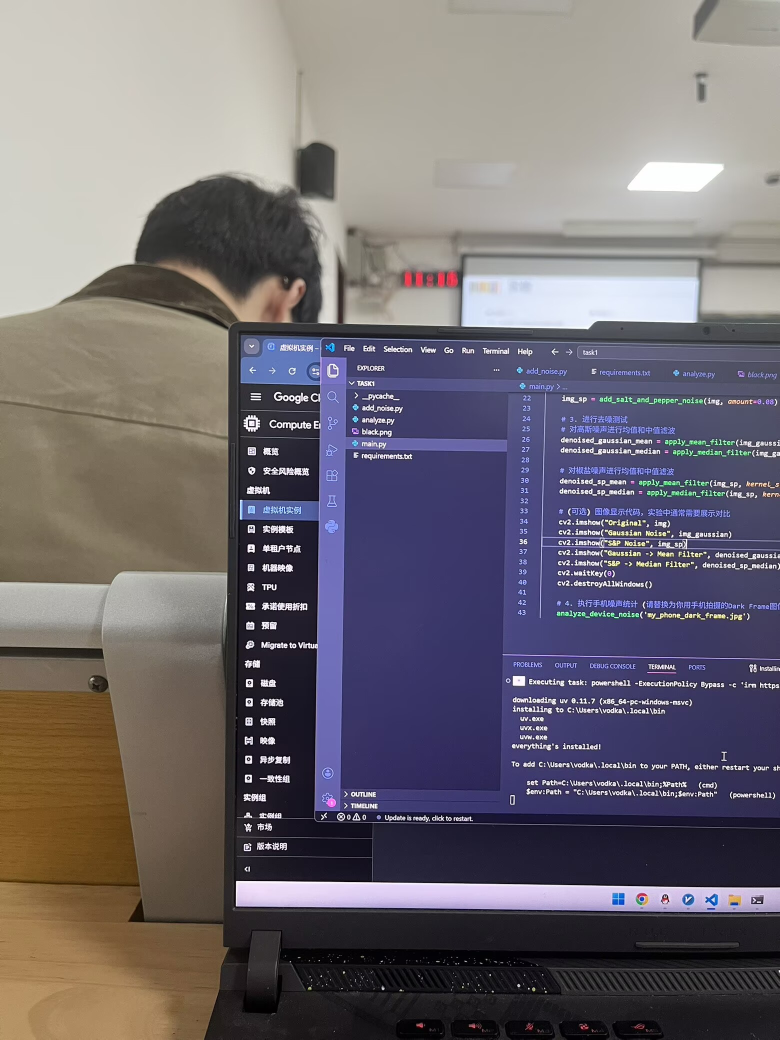
#> input picture task1/test.png, 1559 x 2079 px (shown at 1/2 size)
$ python main.py
#> lines starting #> are read from the running program, lines starting #| are printed output that depends on the picture
### task1/add_noise.py
import cv2
import numpy as np

def add_gaussian_noise(image, mean=0, var=0.01):
    """添加高斯噪声,生成一个服从正态分布的随机矩阵，并将其叠加到原图上"""
    # 归一化
    image = np.array(image/255, dtype=float)
    # 生成正态分布矩阵
    noise = np.random.normal(mean, var ** 0.5, image.shape)
    # 噪声叠加
    out = image + noise
    # 裁剪，确保不超出有效范围
    if out.min() < 0:
        low_clip = -1.
    else:
        low_clip = 0.
    out = np.clip(out, low_clip, 1.0)
    # 反归一化
    out = np.uint8(out*255)
    return out

def add_salt_and_pepper_noise(image, amount=0.05, salt_vs_pepper=0.5):
    """添加椒盐噪声，将某些位置的像素改成极值"""
    row, col = image.shape[:2]
    out = np.copy(image)
    # 添加盐噪声 (Salt, 白色)
    # 计算噪声数量
    num_salt = np.ceil(amount * image.size * salt_vs_pepper)
    coords = [np.random.randint(0, i - 1, int(num_salt)) for i in image.shape]
    # 将选中像素设置为纯白色
    out[tuple(coords)] = 255
    # 添加椒噪声 (Pepper, 黑色)
    num_pepper = np.ceil(amount * image.size * (1. - salt_vs_pepper))
    coords = [np.random.randint(0, i - 1, int(num_pepper)) for i in image.shape]
    out[tuple(coords)] = 0
    return out

def apply_mean_filter(image, kernel_size=3):
    """均值滤波 (线性滤波)"""
    return cv2.blur(image, (kernel_size, kernel_size))

def apply_median_filter(image, kernel_size=3):
    """中值滤波 (统计/非线性滤波)"""
    return cv2.medianBlur(image, kernel_size)

### task1/analyze.py
import cv2
import matplotlib.pyplot as plt
def analyze_device_noise(image_path):
    """分析设备噪声并保存直方图"""
    img = cv2.imread(image_path, cv2.IMREAD_GRAYSCALE)
    if img is None:
        print("未找到暗场图像，请检查路径。")
        return

    # 计算像素强度的直方图
    hist = cv2.calcHist([img], [0], None, [256], [0, 256])

    plt.figure(figsize=(10, 5))
    plt.title("Device Sensor Noise Histogram")
    plt.xlabel("Pixel Intensity")
    plt.ylabel("Frequency")
    plt.plot(hist, color='black')

    # 噪声主要集中在 0-50 之间，缩小X轴范围能看得更清楚
    plt.xlim([0, 50])
    plt.grid(alpha=0.3)

    # ==========================================
    # 🌟 新增：保存直方图到当前目录 (必须放在 show 之前)
    # bbox_inches='tight' 可以去除图片边缘多余的白边，dpi=300 保证高清
    # ==========================================
    plt.savefig('sensor_noise_histogram.png', dpi=300, bbox_inches='tight')
    print("✅ 直方图已保存为 'sensor_noise_histogram.png'")

    plt.show()

### task1/main.py
import argparse
import cv2
import numpy as np
import matplotlib.pyplot as plt
from add_noise import (
    add_gaussian_noise,
    add_salt_and_pepper_noise,
    apply_mean_filter,
    apply_median_filter,
)
from analyze import analyze_device_noise

if __name__ == "__main__":
    parser = argparse.ArgumentParser(description="图像噪声与去噪对比演示")
    parser.add_argument("image", nargs="?", default="test.png",
                        help="测试图像路径 (默认: test.png)")
    parser.add_argument("--black", default="black.png",
                        help="暗场图像路径 (默认: black.png)")
    parser.add_argument("--gaussian-var", type=float, default=0.05,
                        help="高斯噪声方差 (默认: 0.05)")
    parser.add_argument("--sp-amount", type=float, default=0.08,
                        help="椒盐噪声比例 (默认: 0.08)")
    parser.add_argument("--kernel-size", type=int, default=5,
                        help="滤波核大小，须为奇数 (默认: 5)")
    args = parser.parse_args()

    # 1. 读取测试图像
    img = cv2.imread(args.image, cv2.IMREAD_GRAYSCALE)
#> img: shape (2079, 1559); min 0, max 255, mean 108.8
    if img is None:
        print(f"错误：无法读取 '{args.image}'，请检查文件名和路径！")
        exit()

    height, width = img.shape
#> height = 2079; width = 1559
    max_display_size = 800
    if width > max_display_size or height > max_display_size:
        scale = max_display_size / max(width, height)
#> scale = 0.385
        img = cv2.resize(img, (int(width * scale), int(height * scale)))
#> img: shape (800, 599)

    # 2. 生成噪声图像
    img_gaussian = add_gaussian_noise(img, var=args.gaussian_var)
#> in add_gaussian_noise, `out = np.clip(out, low_clip, 1.0)`:
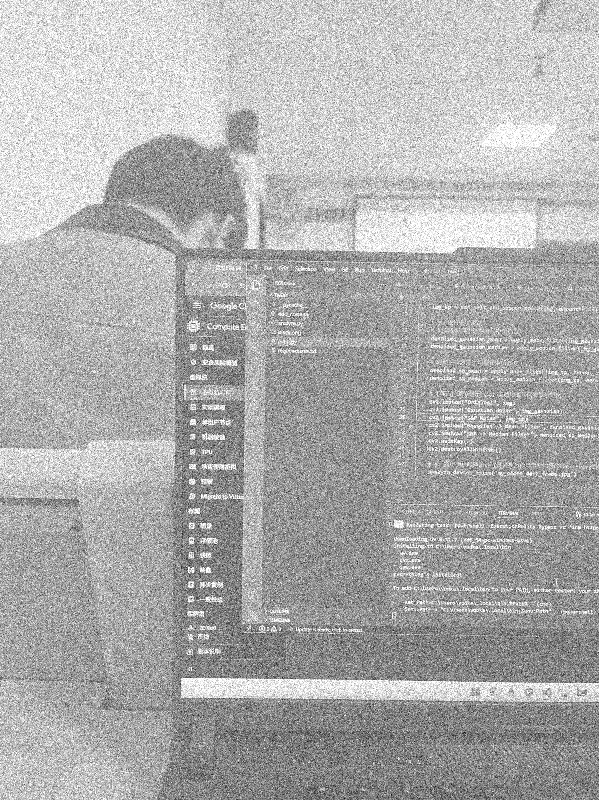
#> out: shape (800, 599) float64; min -0.827, max 1, mean 0.422; drawn with min black and max white
#> in add_gaussian_noise, `out = np.uint8(out*255)`:
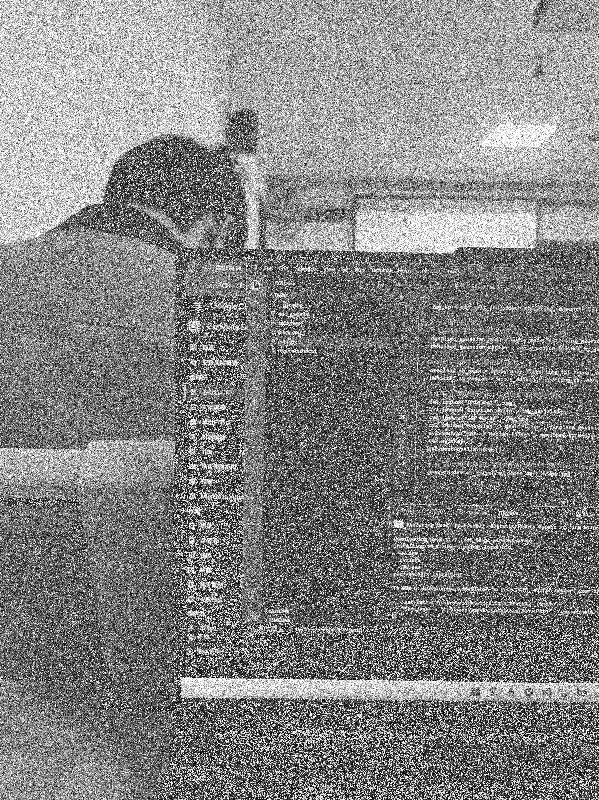
#> out: shape (800, 599); min 0, max 255, mean 131.2
    img_sp = add_salt_and_pepper_noise(img, amount=args.sp_amount)
#> in add_salt_and_pepper_noise, `out[tuple(coords)] = 0`:
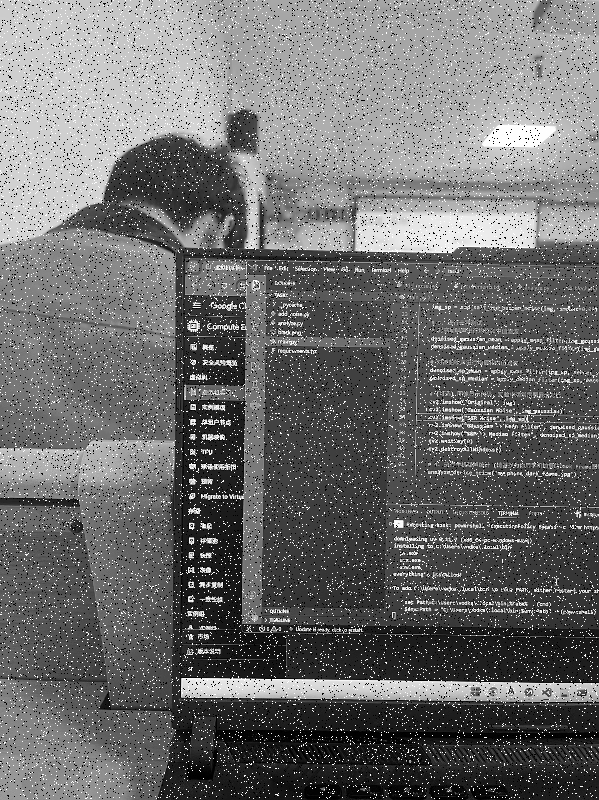
#> out: shape (800, 599); min 0, max 255, mean 110

    # 3. 对两张噪声图像分别使用均值滤波和中值滤波
    ksize = args.kernel_size
    gaussian_mean = apply_mean_filter(img_gaussian, kernel_size=ksize)
    gaussian_median = apply_median_filter(img_gaussian, kernel_size=ksize)
#> in apply_median_filter, `return cv2.medianBlur(image, kernel_size)`:
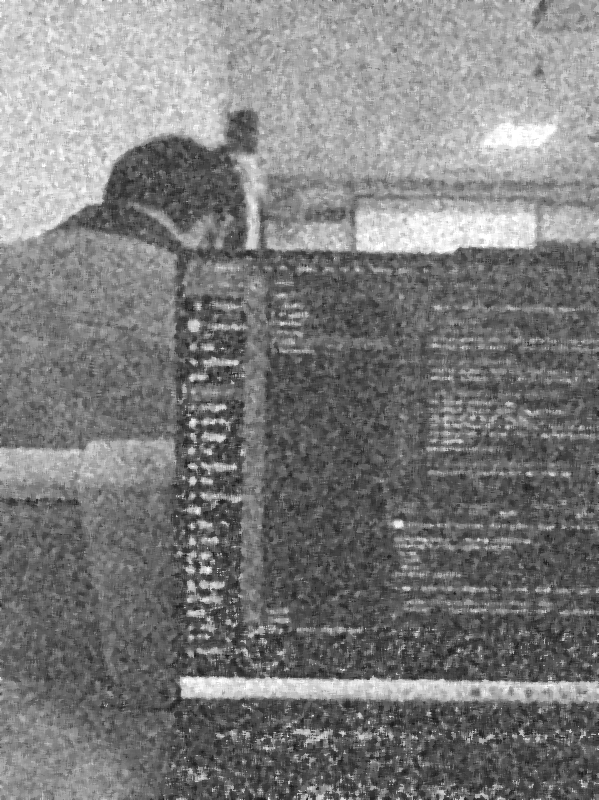
#> returned value: shape (800, 599); min 20, max 255, mean 124.5
    sp_mean = apply_mean_filter(img_sp, kernel_size=ksize)
    sp_median = apply_median_filter(img_sp, kernel_size=ksize)
#> call 2 of apply_median_filter, with kernel_size = 5
#> in apply_median_filter (call 2), `return cv2.medianBlur(image, kernel_size)`:
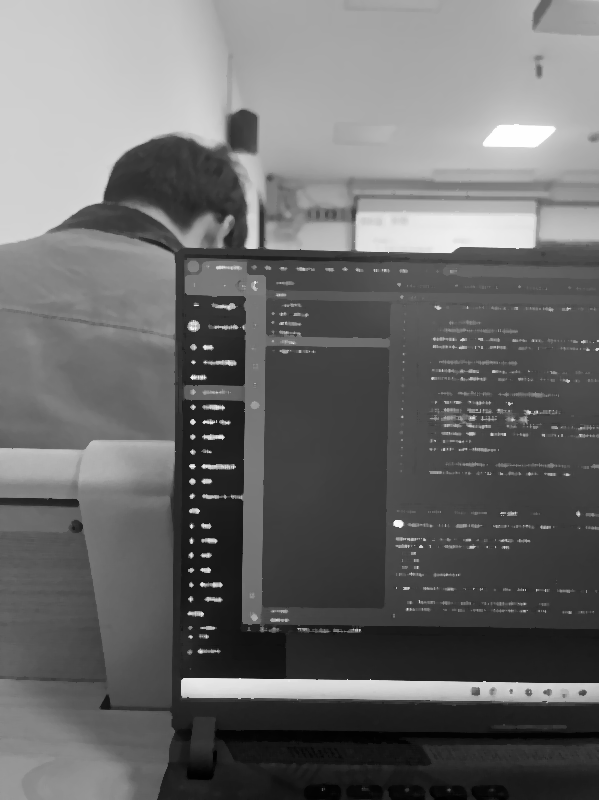
#> returned value: shape (800, 599); min 1, max 254, mean 106.9

    # 4. 绘制 7合1 图像 (3x3 网格)
    plt.figure(figsize=(16, 10))
    plt.suptitle("Image Noise & Denoising Comparison (7 in 1)", fontsize=16, fontweight='bold')

    images = [
        ("Original Image", img),
        ("Gaussian Noise", img_gaussian),
        ("Salt & Pepper Noise", img_sp),
        ("Gaussian + Mean Filter", gaussian_mean),
        ("Gaussian + Median Filter", gaussian_median),
        ("S&P + Mean Filter", sp_mean),
        ("S&P + Median Filter", sp_median),
    ]

    for idx, (title, image) in enumerate(images):
        ax = plt.subplot(3, 3, idx + 1)
        ax.imshow(image, cmap='gray')
        ax.set_title(title, fontsize=11)
        ax.axis('off')
#> this loop made 7 passes
#> title on passes 1 to 7: 'Original Image', 'Gaussian Noise', 'Salt & Pepper Noise', 'Gaussian + Mean Filter', 'Gaussian + Median Filter', 'S&P + Mean Filter', 'S&P + Median Filter'

    plt.tight_layout()
    plt.savefig('noise_comparison_7in1.png', dpi=300, bbox_inches='tight')
    print("7合1对比图已保存为 'noise_comparison_7in1.png'")

    plt.show()

    # 5. 执行暗场噪声统计
    analyze_device_noise(args.black)
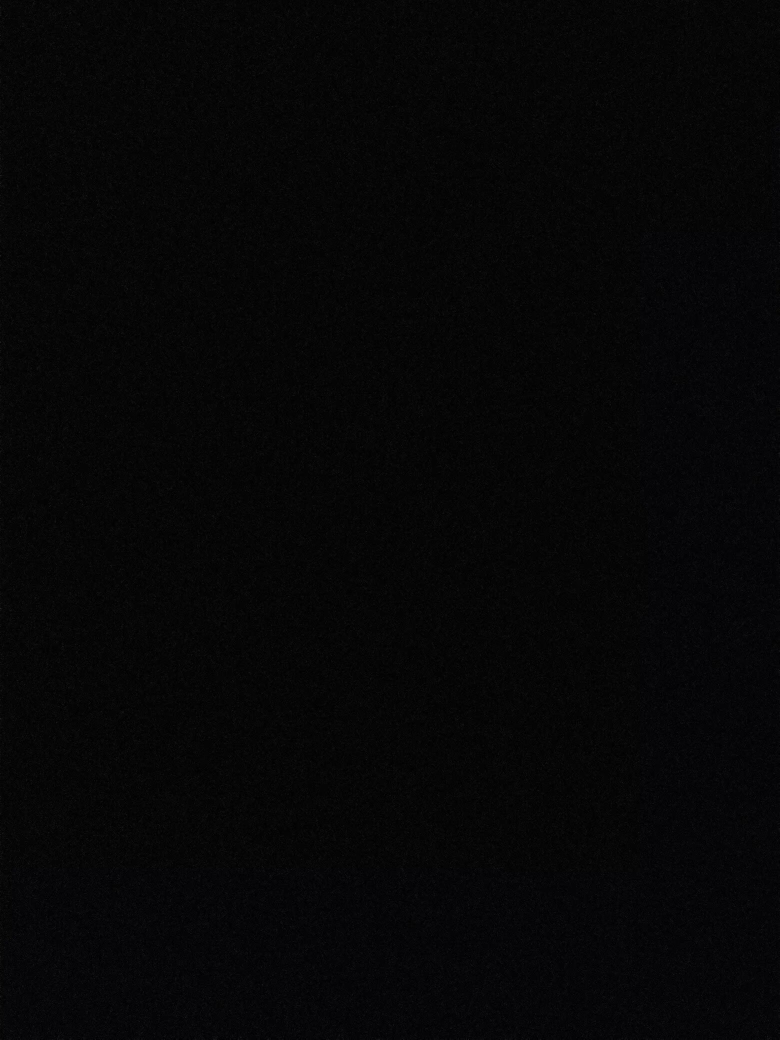
#> input picture task1/black.png, 1559 x 2079 px (shown at 1/2 size)
#> in analyze_device_noise, `hist = cv2.calcHist([img], [0], None, [256], [0, 256])`: hist = 256 values, max 467015 at index 5, min 0 at index 37, mean 12660.8
#> in analyze_device_noise, `plt.savefig('sensor_noise_histogram.png', dpi=300, bbox_inches='tight')`:
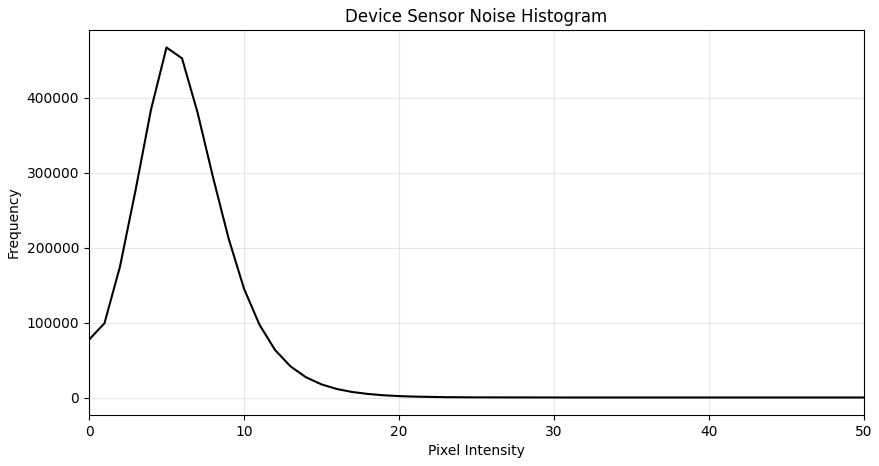
#> figure drawn by matplotlib, 1 panel; curve peaks at x = 5, y = 467015
